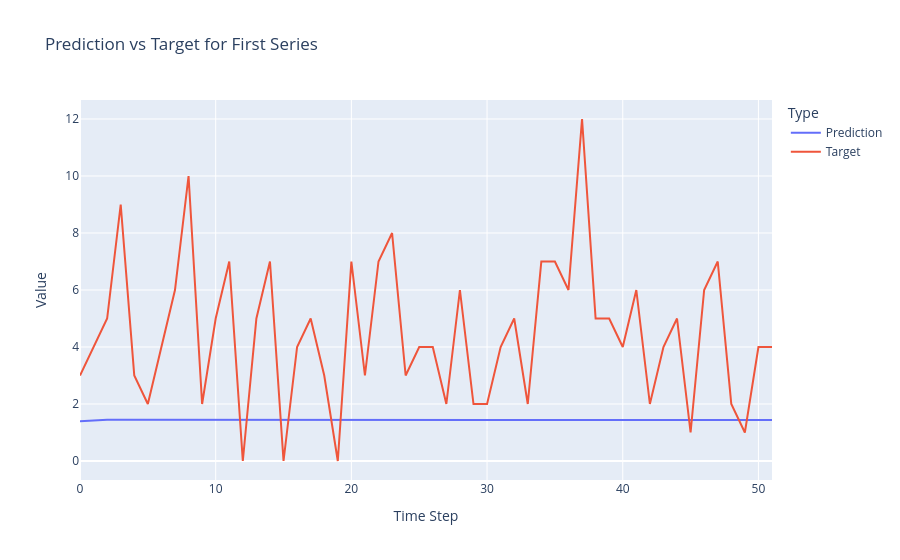

Source (notebook cell):
### Code cell
import plotly.express as px
import numpy as np

first_pred = pred[-1, 0, :].numpy()
first_target = val_target[-1, 0, :].numpy()
time_steps = list(range(len(first_pred)))

df = pd.DataFrame({
    'Time Step': time_steps * 2,  # Duplicate time steps for both series
    'Value': np.concatenate([first_pred, first_target]),
    'Type': ['Prediction'] * len(first_pred) + ['Target'] * len(first_target)
})

px.line(df, x='Time Step', y='Value', color='Type', title='Prediction vs Target for First Series')

### Figure 1 — Plotly figure (JSON) as saved in the notebook; plotly's stock layout.template omitted (floating-point values rounded to 4 significant figures)
{"data": [{"hovertemplate": "Type=Prediction<br>Time Step=%{x}<br>Value=%{y}<extra></extra>", "legendgroup": "Prediction", "line": {"color": "#636efa", "dash": "solid"}, "marker": {"symbol": "circle"}, "mode": "lines", "name": "Prediction", "orientation": "v", "showlegend": true, "type": "scatter", "x": [0, 1, 2, 3, 4, 5, 6, 7, 8, 9, 10, 11, 12, 13, 14, 15, 16, 17, 18, 19, 20, 21, 22, 23, 24, 25, 26, 27, 28, 29, 30, 31, 32, 33, 34, 35, 36, 37, 38, 39, 40, 41, 42, 43, 44, 45, 46, 47, 48, 49, 50, 51], "xaxis": "x", "y": [1.398, 1.435, 1.445, 1.448, 1.449, 1.449, 1.449, 1.449, 1.448, 1.447, 1.447, 1.446, 1.446, 1.445, 1.445, 1.444, 1.444, 1.444, 1.444, 1.443, 1.443, 1.443, 1.443, 1.443, 1.443, 1.443, 1.443, 1.443, 1.443, 1.443, 1.443, 1.443, 1.443, 1.443, 1.443, 1.443, 1.443, 1.443, 1.443, 1.443, 1.443, 1.443, 1.443, 1.443, 1.443, 1.443, 1.443, 1.443, 1.443, 1.443, 1.443, 1.443], "yaxis": "y"}, {"hovertemplate": "Type=Target<br>Time Step=%{x}<br>Value=%{y}<extra></extra>", "legendgroup": "Target", "line": {"color": "#EF553B", "dash": "solid"}, "marker": {"symbol": "circle"}, "mode": "lines", "name": "Target", "orientation": "v", "showlegend": true, "type": "scatter", "x": [0, 1, 2, 3, 4, 5, 6, 7, 8, 9, 10, 11, 12, 13, 14, 15, 16, 17, 18, 19, 20, 21, 22, 23, 24, 25, 26, 27, 28, 29, 30, 31, 32, 33, 34, 35, 36, 37, 38, 39, 40, 41, 42, 43, 44, 45, 46, 47, 48, 49, 50, 51], "xaxis": "x", "y": [3, 4, 5, 9, 3, 2, 4, 6, 10, 2, 5, 7, 0, 5, 7, 0, 4, 5, 3, 0, 7, 3, 7, 8, 3, 4, 4, 2, 6, 2, 2, 4, 5, 2, 7, 7, 6, 12, 5, 5, 4, 6, 2, 4, 5, 1, 6, 7, 2, 1, 4, 4], "yaxis": "y"}], "layout": {"legend": {"title": {"text": "Type"}, "tracegroupgap": 0}, "title": {"text": "Prediction vs Target for First Series"}, "xaxis": {"anchor": "y", "domain": [0, 1], "title": {"text": "Time Step"}}, "yaxis": {"anchor": "x", "domain": [0, 1], "title": {"text": "Value"}}}}
